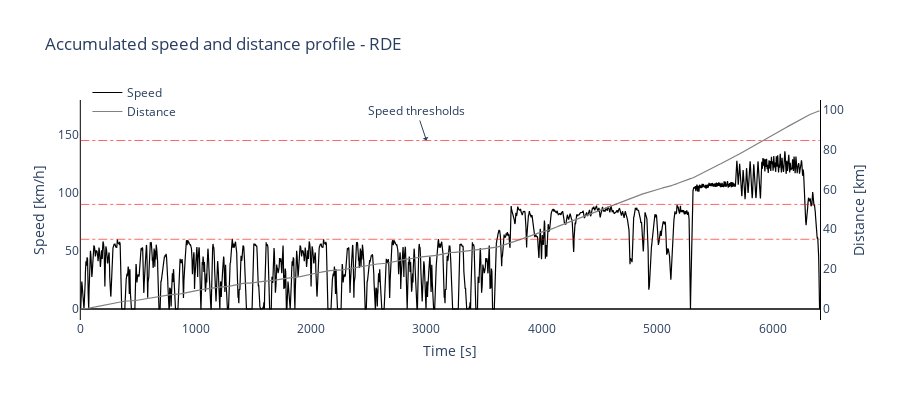

Here is the notebook cell this chart was saved with:
### Markdown cell above
### Gráfico global cel ciclo

### Code cell
#Calcular velocidad en m/s
RDE_cycle['v_m_s'] = RDE_cycle['v_km_h']/3.6
# Calcula el cambio en el tiempo
RDE_cycle['delta_tiempo'] = RDE_cycle['t_s'].diff().fillna(0)
# Calcula la distancia recorrida en cada intervalo de tiempo
RDE_cycle['distancia'] = RDE_cycle['v_m_s'] * RDE_cycle['delta_tiempo']
# Calcula la distancia acumulada en km
RDE_cycle['distancia_acumulada'] = (RDE_cycle['distancia'].cumsum())/1000 # en km

## Agregar gróafico
fig = go.Figure()
# Agregar alguna traza de datos
fig.add_trace(go.Scatter(y=RDE_cycle["v_km_h"],name='Speed',
                         mode="lines",line=dict(color='black',width=1.2)))
# Agregar la segunda traza de datos
fig.add_trace(go.Scatter(x=RDE_cycle["t_s"], y=RDE_cycle["distancia_acumulada"], name='Distance',
                         yaxis='y2',line=dict(color='Gray',width=1.2)))

xmax = len(RDE_cycle["t_s"])

# Agregar una línea horizontal vel
fig.add_shape(type="line",x0=0,y0=60, x1=xmax,y1=60,line=dict(color="Red",width=0.6,
        dash="dashdot",),)
fig.add_shape(type="line",x0=0,y0=90, x1=xmax,y1=90,line=dict(color="Red",width=0.6,
        dash="dashdot",),)
fig.add_shape(type="line",x0=0,y0=145, x1=xmax,y1=145,line=dict(color="Red",width=0.6,
        dash="dashdot"),)
fig.add_annotation(x=3000, y=145, text="Speed thresholds", showarrow=True, arrowhead=1)

# Actualizar el layout para incluir el segundo eje Y
fig.update_layout(legend=dict(yanchor="top",y=1.1,xanchor="left",x=0.01),plot_bgcolor='white',paper_bgcolor='white', autosize=False,
    width=900,height=400, title_text="Accumulated speed and distance profile - RDE",
    xaxis=dict(ticklen=40,showgrid=False,zeroline=True,zerolinecolor='black',zerolinewidth=1,
        title="Time [s]",title_standoff=10),
    yaxis=dict(ticklen=40,showgrid=False,zeroline=True,zerolinecolor='black',zerolinewidth=1,
               title='Speed [km/h]',title_standoff=10),
    yaxis2=dict(ticklen=40,showgrid=False,zeroline=True,zerolinecolor='black',zerolinewidth=1,
                title='Distance [km]',title_standoff=10,overlaying='y',side='right',showline=True,
                linecolor='black',linewidth=1))

fig.show()

### Figure 1 — Plotly figure (JSON) as saved in the notebook; plotly's stock layout.template omitted (floating-point values rounded to 4 significant figures; data arrays with more than 128 entries replaced by an {"elided": "..."} marker saying what was removed)
{"data": [{"line": {"color": "black", "width": 1.2}, "mode": "lines", "name": "Speed", "type": "scatter", "y": {"elided": "6408 float values"}}, {"line": {"color": "Gray", "width": 1.2}, "name": "Distance", "type": "scatter", "x": {"elided": "6408 int values"}, "y": {"elided": "6408 float values"}, "yaxis": "y2"}], "layout": {"annotations": [{"arrowhead": 1, "showarrow": true, "text": "Speed thresholds", "x": 3000, "y": 145}], "autosize": false, "height": 400, "legend": {"x": 0.01, "xanchor": "left", "y": 1.1, "yanchor": "top"}, "paper_bgcolor": "white", "plot_bgcolor": "white", "shapes": [{"line": {"color": "Red", "dash": "dashdot", "width": 0.6}, "type": "line", "x0": 0, "x1": 6408, "y0": 60, "y1": 60}, {"line": {"color": "Red", "dash": "dashdot", "width": 0.6}, "type": "line", "x0": 0, "x1": 6408, "y0": 90, "y1": 90}, {"line": {"color": "Red", "dash": "dashdot", "width": 0.6}, "type": "line", "x0": 0, "x1": 6408, "y0": 145, "y1": 145}], "title": {"text": "Accumulated speed and distance profile - RDE"}, "width": 900, "xaxis": {"showgrid": false, "ticklen": 40, "title": {"standoff": 10, "text": "Time [s]"}, "zeroline": true, "zerolinecolor": "black", "zerolinewidth": 1}, "yaxis": {"showgrid": false, "ticklen": 40, "title": {"standoff": 10, "text": "Speed [km/h]"}, "zeroline": true, "zerolinecolor": "black", "zerolinewidth": 1}, "yaxis2": {"linecolor": "black", "linewidth": 1, "overlaying": "y", "showgrid": false, "showline": true, "side": "right", "ticklen": 40, "title": {"standoff": 10, "text": "Distance [km]"}, "zeroline": true, "zerolinecolor": "black", "zerolinewidth": 1}}}
